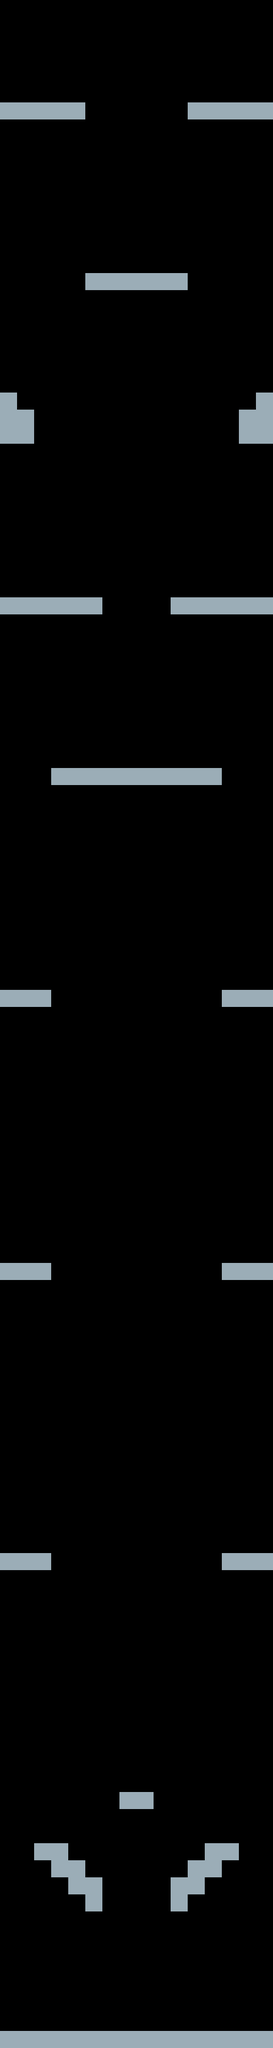

The image is a tile-based game level rendered from a .tmx file. Its description and complete source (layers, tilesets, objects, tile grids) follow:
An orthogonal 16x120 tile map with 32x32 px tiles, 1 tile layer (Tile Layer 1).

<map version="1.0" orientation="orthogonal" renderorder="right-down" width="16" height="120" tilewidth="32" tileheight="32" nextobjectid="1">
 <tileset firstgid="1" name="tiles-block" tilewidth="32" tileheight="32" tilecount="1" columns="1">
  <image source="../a-folktale/assets/images/tiles-block.png" width="32" height="32" />
 </tileset>
 <layer name="Tile Layer 1" width="16" height="120">
  <data encoding="csv">
0,0,0,0,0,0,0,0,0,0,0,0,0,0,0,0,
0,0,0,0,0,0,0,0,0,0,0,0,0,0,0,0,
0,0,0,0,0,0,0,0,0,0,0,0,0,0,0,0,
0,0,0,0,0,0,0,0,0,0,0,0,0,0,0,0,
0,0,0,0,0,0,0,0,0,0,0,0,0,0,0,0,
0,0,0,0,0,0,0,0,0,0,0,0,0,0,0,0,
1,1,1,1,1,0,0,0,0,0,0,1,1,1,1,1,
0,0,0,0,0,0,0,0,0,0,0,0,0,0,0,0,
0,0,0,0,0,0,0,0,0,0,0,0,0,0,0,0,
0,0,0,0,0,0,0,0,0,0,0,0,0,0,0,0,
0,0,0,0,0,0,0,0,0,0,0,0,0,0,0,0,
0,0,0,0,0,0,0,0,0,0,0,0,0,0,0,0,
0,0,0,0,0,0,0,0,0,0,0,0,0,0,0,0,
0,0,0,0,0,0,0,0,0,0,0,0,0,0,0,0,
0,0,0,0,0,0,0,0,0,0,0,0,0,0,0,0,
0,0,0,0,0,0,0,0,0,0,0,0,0,0,0,0,
0,0,0,0,0,1,1,1,1,1,1,0,0,0,0,0,
0,0,0,0,0,0,0,0,0,0,0,0,0,0,0,0,
0,0,0,0,0,0,0,0,0,0,0,0,0,0,0,0,
0,0,0,0,0,0,0,0,0,0,0,0,0,0,0,0,
0,0,0,0,0,0,0,0,0,0,0,0,0,0,0,0,
0,0,0,0,0,0,0,0,0,0,0,0,0,0,0,0,
0,0,0,0,0,0,0,0,0,0,0,0,0,0,0,0,
1,0,0,0,0,0,0,0,0,0,0,0,0,0,0,1,
1,1,0,0,0,0,0,0,0,0,0,0,0,0,1,1,
1,1,0,0,0,0,0,0,0,0,0,0,0,0,1,1,
0,0,0,0,0,0,0,0,0,0,0,0,0,0,0,0,
0,0,0,0,0,0,0,0,0,0,0,0,0,0,0,0,
0,0,0,0,0,0,0,0,0,0,0,0,0,0,0,0,
0,0,0,0,0,0,0,0,0,0,0,0,0,0,0,0,
0,0,0,0,0,0,0,0,0,0,0,0,0,0,0,0,
0,0,0,0,0,0,0,0,0,0,0,0,0,0,0,0,
0,0,0,0,0,0,0,0,0,0,0,0,0,0,0,0,
0,0,0,0,0,0,0,0,0,0,0,0,0,0,0,0,
0,0,0,0,0,0,0,0,0,0,0,0,0,0,0,0,
1,1,1,1,1,1,0,0,0,0,1,1,1,1,1,1,
0,0,0,0,0,0,0,0,0,0,0,0,0,0,0,0,
0,0,0,0,0,0,0,0,0,0,0,0,0,0,0,0,
0,0,0,0,0,0,0,0,0,0,0,0,0,0,0,0,
0,0,0,0,0,0,0,0,0,0,0,0,0,0,0,0,
0,0,0,0,0,0,0,0,0,0,0,0,0,0,0,0,
0,0,0,0,0,0,0,0,0,0,0,0,0,0,0,0,
0,0,0,0,0,0,0,0,0,0,0,0,0,0,0,0,
0,0,0,0,0,0,0,0,0,0,0,0,0,0,0,0,
0,0,0,0,0,0,0,0,0,0,0,0,0,0,0,0,
0,0,0,1,1,1,1,1,1,1,1,1,1,0,0,0,
0,0,0,0,0,0,0,0,0,0,0,0,0,0,0,0,
0,0,0,0,0,0,0,0,0,0,0,0,0,0,0,0,
0,0,0,0,0,0,0,0,0,0,0,0,0,0,0,0,
0,0,0,0,0,0,0,0,0,0,0,0,0,0,0,0,
0,0,0,0,0,0,0,0,0,0,0,0,0,0,0,0,
0,0,0,0,0,0,0,0,0,0,0,0,0,0,0,0,
0,0,0,0,0,0,0,0,0,0,0,0,0,0,0,0,
0,0,0,0,0,0,0,0,0,0,0,0,0,0,0,0,
0,0,0,0,0,0,0,0,0,0,0,0,0,0,0,0,
0,0,0,0,0,0,0,0,0,0,0,0,0,0,0,0,
0,0,0,0,0,0,0,0,0,0,0,0,0,0,0,0,
0,0,0,0,0,0,0,0,0,0,0,0,0,0,0,0,
1,1,1,0,0,0,0,0,0,0,0,0,0,1,1,1,
0,0,0,0,0,0,0,0,0,0,0,0,0,0,0,0,
0,0,0,0,0,0,0,0,0,0,0,0,0,0,0,0,
0,0,0,0,0,0,0,0,0,0,0,0,0,0,0,0,
0,0,0,0,0,0,0,0,0,0,0,0,0,0,0,0,
0,0,0,0,0,0,0,0,0,0,0,0,0,0,0,0,
0,0,0,0,0,0,0,0,0,0,0,0,0,0,0,0,
0,0,0,0,0,0,0,0,0,0,0,0,0,0,0,0,
0,0,0,0,0,0,0,0,0,0,0,0,0,0,0,0,
0,0,0,0,0,0,0,0,0,0,0,0,0,0,0,0,
0,0,0,0,0,0,0,0,0,0,0,0,0,0,0,0,
0,0,0,0,0,0,0,0,0,0,0,0,0,0,0,0,
0,0,0,0,0,0,0,0,0,0,0,0,0,0,0,0,
0,0,0,0,0,0,0,0,0,0,0,0,0,0,0,0,
0,0,0,0,0,0,0,0,0,0,0,0,0,0,0,0,
0,0,0,0,0,0,0,0,0,0,0,0,0,0,0,0,
1,1,1,0,0,0,0,0,0,0,0,0,0,1,1,1,
0,0,0,0,0,0,0,0,0,0,0,0,0,0,0,0,
0,0,0,0,0,0,0,0,0,0,0,0,0,0,0,0,
0,0,0,0,0,0,0,0,0,0,0,0,0,0,0,0,
0,0,0,0,0,0,0,0,0,0,0,0,0,0,0,0,
0,0,0,0,0,0,0,0,0,0,0,0,0,0,0,0,
0,0,0,0,0,0,0,0,0,0,0,0,0,0,0,0,
0,0,0,0,0,0,0,0,0,0,0,0,0,0,0,0,
0,0,0,0,0,0,0,0,0,0,0,0,0,0,0,0,
0,0,0,0,0,0,0,0,0,0,0,0,0,0,0,0,
0,0,0,0,0,0,0,0,0,0,0,0,0,0,0,0,
0,0,0,0,0,0,0,0,0,0,0,0,0,0,0,0,
0,0,0,0,0,0,0,0,0,0,0,0,0,0,0,0,
0,0,0,0,0,0,0,0,0,0,0,0,0,0,0,0,
0,0,0,0,0,0,0,0,0,0,0,0,0,0,0,0,
0,0,0,0,0,0,0,0,0,0,0,0,0,0,0,0,
0,0,0,0,0,0,0,0,0,0,0,0,0,0,0,0,
1,1,1,0,0,0,0,0,0,0,0,0,0,1,1,1,
0,0,0,0,0,0,0,0,0,0,0,0,0,0,0,0,
0,0,0,0,0,0,0,0,0,0,0,0,0,0,0,0,
0,0,0,0,0,0,0,0,0,0,0,0,0,0,0,0,
0,0,0,0,0,0,0,0,0,0,0,0,0,0,0,0,
0,0,0,0,0,0,0,0,0,0,0,0,0,0,0,0,
0,0,0,0,0,0,0,0,0,0,0,0,0,0,0,0,
0,0,0,0,0,0,0,0,0,0,0,0,0,0,0,0,
0,0,0,0,0,0,0,0,0,0,0,0,0,0,0,0,
0,0,0,0,0,0,0,0,0,0,0,0,0,0,0,0,
0,0,0,0,0,0,0,0,0,0,0,0,0,0,0,0,
0,0,0,0,0,0,0,0,0,0,0,0,0,0,0,0,
0,0,0,0,0,0,0,0,0,0,0,0,0,0,0,0,
0,0,0,0,0,0,0,0,0,0,0,0,0,0,0,0,
0,0,0,0,0,0,0,1,1,0,0,0,0,0,0,0,
0,0,0,0,0,0,0,0,0,0,0,0,0,0,0,0,
0,0,0,0,0,0,0,0,0,0,0,0,0,0,0,0,
0,0,1,1,0,0,0,0,0,0,0,0,1,1,0,0,
0,0,0,1,1,0,0,0,0,0,0,1,1,0,0,0,
0,0,0,0,1,1,0,0,0,0,1,1,0,0,0,0,
0,0,0,0,0,1,0,0,0,0,1,0,0,0,0,0,
0,0,0,0,0,0,0,0,0,0,0,0,0,0,0,0,
0,0,0,0,0,0,0,0,0,0,0,0,0,0,0,0,
0,0,0,0,0,0,0,0,0,0,0,0,0,0,0,0,
0,0,0,0,0,0,0,0,0,0,0,0,0,0,0,0,
0,0,0,0,0,0,0,0,0,0,0,0,0,0,0,0,
0,0,0,0,0,0,0,0,0,0,0,0,0,0,0,0,
0,0,0,0,0,0,0,0,0,0,0,0,0,0,0,0,
1,1,1,1,1,1,1,1,1,1,1,1,1,1,1,1
</data>
 </layer>
</map>